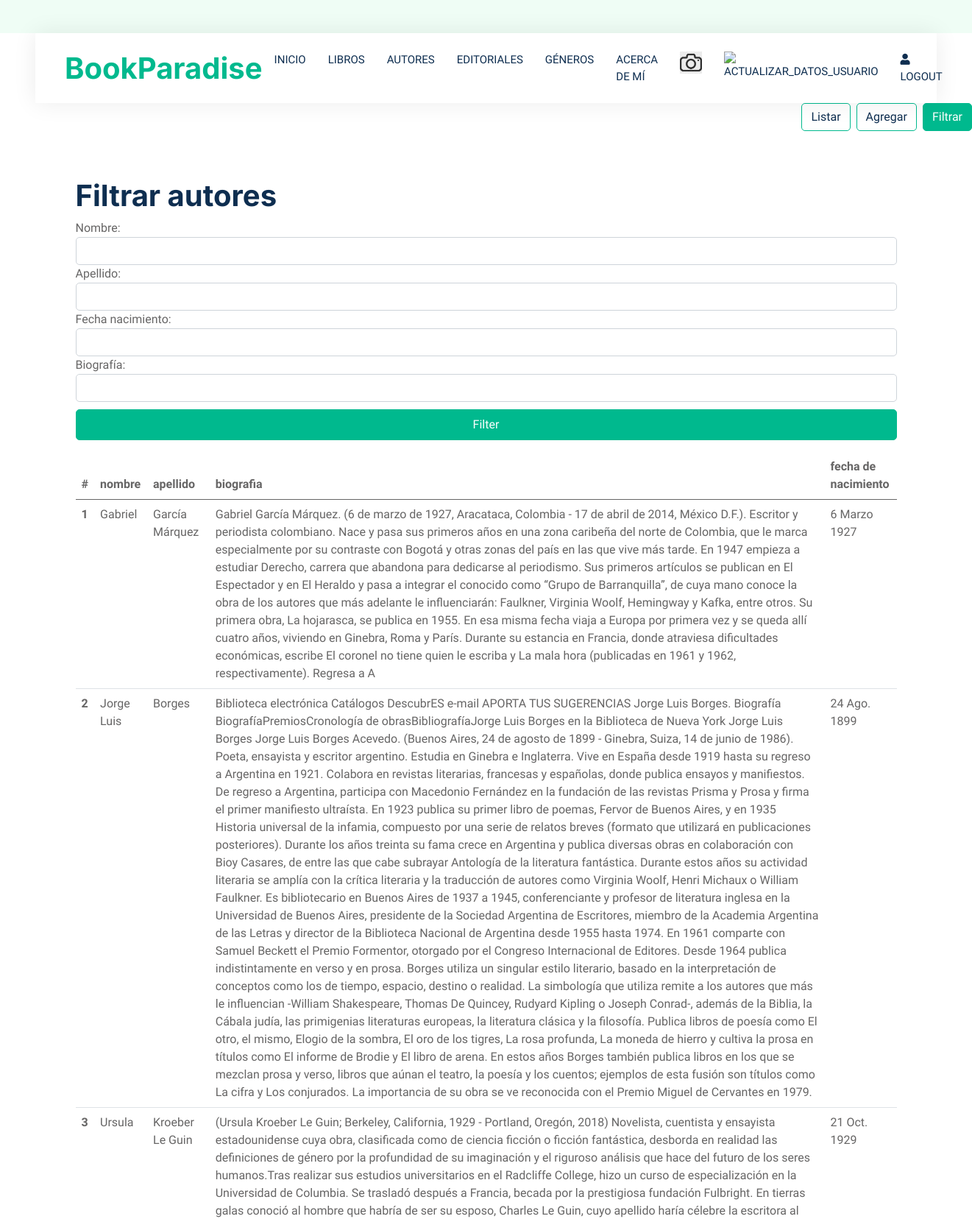
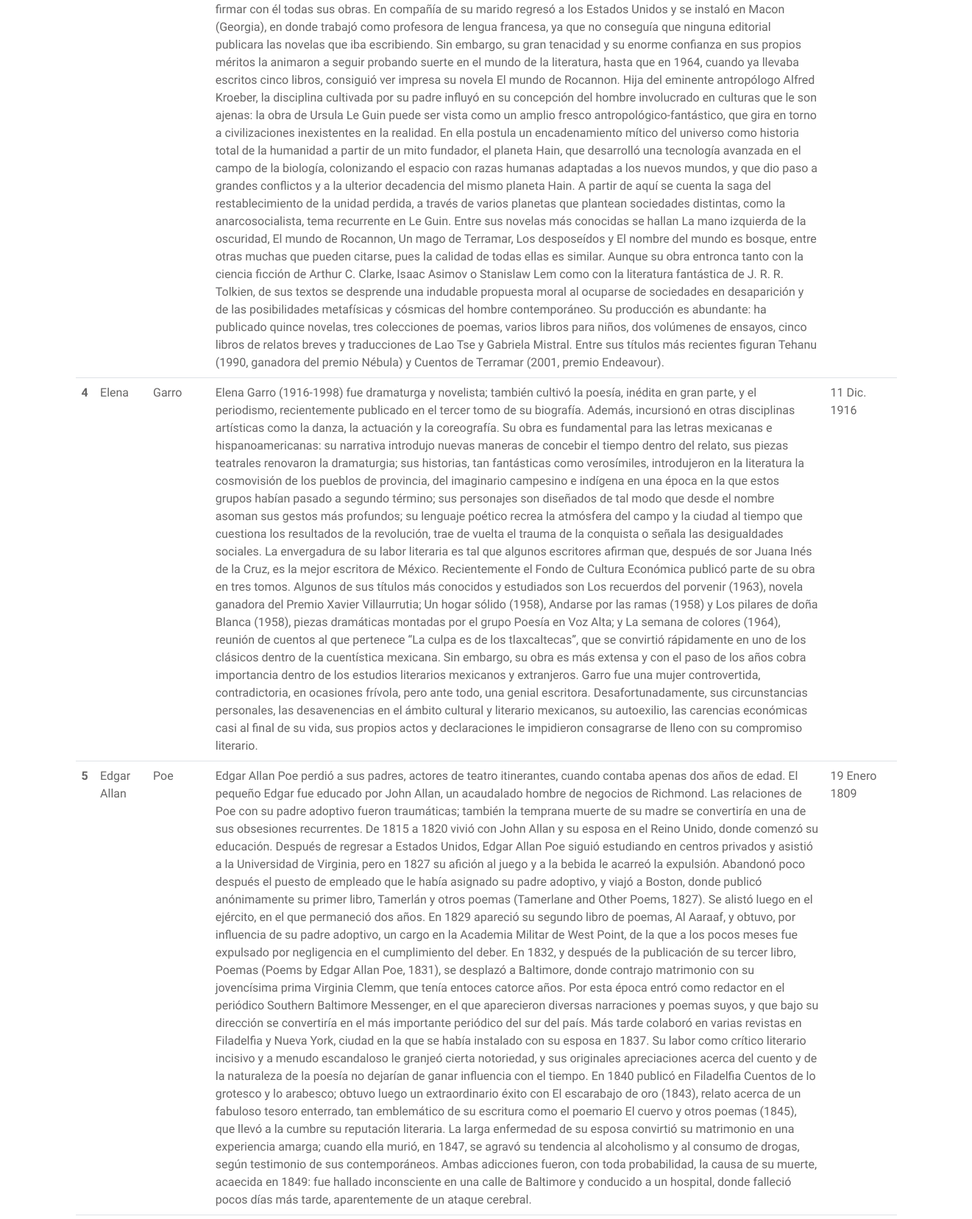
Page /autor/autores_filtrar (signed in, upper part) on the committed database (2 pictures, top to bottom).
### libros_app/models.py (models this page shows, shortened)
class Autor(models.Model):
    nombre = models.CharField(verbose_name="Nombre", max_length=50)
    Apellido = models.CharField(verbose_name="Apellido", max_length=50)
    foto = models.ImageField(
        upload_to="autores", null=True, blank=True, verbose_name="Autor")
    fecha_nacimiento = models.DateField(default=timezone.now)
    biografia = models.TextField(verbose_name="Biografía")
    created = models.DateTimeField(auto_now_add=True)
    updated = models.DateTimeField(auto_now=True)
    class Meta:
        verbose_name = "Autor"
        verbose_name_plural = "Autores"

### libros_app/views.py (the view)
class AutoresViewFilter(FilterView):
    model = Autor
    template_name = 'libros_app/autor/autores_filtrar.html'
    paginate_by = 10
    filterset_class = AutorFilter

### libros_app/templates/libros_app/autor/autores_filtrar.html (shortened to what this page needs)
{% extends 'libros_app/base.html' %}
{% block subMenu %}
  <div class="row g-0 gx-5 align-items-end">
    <div class="col text-start text-lg-end animated slideInRight" data-wow-delay="0.1s">
      <ul class="nav nav-pills d-inline-flex justify-content-end mb-5">
        {% if request.user.is_staff %}
          <li class="nav-item me-2">
            <a class="btn btn-outline-primary" href="{% url 'libros_app:autores' %}">Listar</a>
          </li>
          <li class="nav-item me-2">
            <a class="btn btn-outline-primary" href="{% url 'libros_app:autor_agregar' %}">Agregar</a>
          </li>
        {% endif %}
        <li class="nav-item me-0">
          <a class="btn btn-outline-primary active" href="{% url 'libros_app:autores_filtrar' %}">Filtrar</a>
        </li>
      </ul>
    </div>
  </div>
{% endblock %}
{% block content %}
  <div class="container-xxl py-3">
    <div class="container">
      <h1>Filtrar autores</h1>
      <form method="get">
        {% for field in filter.form %}
          {{ field.label_tag }}
          {{ field }}
        {% endfor %}
        <button type="submit" class="btn btn-primary py-2 px-5 me-3" style="width: 100%; margin-top:10px;" style="margin-top: 10px;">Filter</button>
      </form>
    </div>
  </div>
  <div class="container">
    <table class="table">
      <thead>
        <tr>
          <th scope="col">#</th>
          <th scope="col">nombre</th>
          <th scope="col">apellido</th>
          <th scope="col">biografia</th>
          <th scope="col">fecha de nacimiento</th>
        </tr>
      </thead>
      <tbody>
        {% for autor in filter.qs %}
          <tr>
            <th scope="row">{{ forloop.counter }}</th>
            <td>{{ autor.nombre }}</td>
            <td>{{ autor.Apellido }}</td>
            <td>{{ autor.biografia }}</td>
            <td>{{ autor.fecha_nacimiento }}</td>
          </tr>
        {% endfor %}
      </tbody>
    </table>
  </div>
{% endblock %}

### libros_app/static/libros_app/css/style.css (style rules this page uses)
:root { --primary: #00B98E; --secondary: #FF6922; --light: #EFFDF5; --dark: #0E2E50; }
.btn { transition: .5s; }
.btn.btn-primary, .btn.btn-secondary { color: #FFFFFF; }
.nav-pills .nav-item .btn { color: var(--dark); }
.nav-pills .nav-item .btn:hover, .nav-pills .nav-item .btn.active { color: #FFFFFF; }

### rows in the picture
Autor: nombre "Gabriel", Apellido "García Márquez", biografia "Gabriel García Márquez. (6 de marzo de 1927, Aracataca, Colombia - 17 de abril de 2014, México D.F.). Escritor y periodista colombiano. Nace y pasa sus primeros años en una zona caribeña del norte de Colombia, que le marca especialmente por su contraste con Bogotá y otras zonas del país en las que vive más tarde. En 1947 empieza a estudiar Derecho, carrera que abandona para dedicarse al periodismo. Sus primeros artículos se publican en El Espectador y en El Heraldo y pasa a integrar el conocido como “Grupo de Barranquilla”, de cuya mano conoce la obra de los autores que más adelante le influenciarán: Faulkner, Virginia Woolf, Hemingway y Kafka, entre otros. Su primera obra, La hojarasca, se…", fecha_nacimiento "6 Marzo 1927"
Autor: nombre "Jorge Luis", Apellido "Borges", biografia "Biblioteca electrónica Catálogos DescubrES e-mail APORTA TUS SUGERENCIAS Jorge Luis Borges. Biografía BiografíaPremiosCronología de obrasBibliografíaJorge Luis Borges en la Biblioteca de Nueva York Jorge Luis Borges Jorge Luis Borges Acevedo. (Buenos Aires, 24 de agosto de 1899 - Ginebra, Suiza, 14 de junio de 1986). Poeta, ensayista y escritor argentino. Estudia en Ginebra e Inglaterra. Vive en España desde 1919 hasta su regreso a Argentina en 1921. Colabora en revistas literarias, francesas y españolas, donde publica ensayos y manifiestos. De regreso a Argentina, participa con Macedonio Fernández en la fundación de las revistas Prisma y Prosa y firma el primer manifiesto ultraísta. En…", fecha_nacimiento "24 Ago. 1899"
Autor: nombre "Ursula", Apellido "Kroeber Le Guin", biografia "(Ursula Kroeber Le Guin; Berkeley, California, 1929 - Portland, Oregón, 2018) Novelista, cuentista y ensayista estadounidense cuya obra, clasificada como de ciencia ficción o ficción fantástica, desborda en realidad las definiciones de género por la profundidad de su imaginación y el riguroso análisis que hace del futuro de los seres humanos.Tras realizar sus estudios universitarios en el Radcliffe College, hizo un curso de especialización en la Universidad de Columbia. Se trasladó después a Francia, becada por la prestigiosa fundación Fulbright. En tierras galas conoció al hombre que habría de ser su esposo, Charles Le Guin, cuyo apellido haría célebre la escritora al firmar con él todas…", fecha_nacimiento "21 Oct. 1929"
Autor: nombre "Elena", Apellido "Garro", biografia "Elena Garro (1916-1998) fue dramaturga y novelista; también cultivó la poesía, inédita en gran parte, y el periodismo, recientemente publicado en el tercer tomo de su biografía. Además, incursionó en otras disciplinas artísticas como la danza, la actuación y la coreografía. Su obra es fundamental para las letras mexicanas e hispanoamericanas: su narrativa introdujo nuevas maneras de concebir el tiempo dentro del relato, sus piezas teatrales renovaron la dramaturgia; sus historias, tan fantásticas como verosímiles, introdujeron en la literatura la cosmovisión de los pueblos de provincia, del imaginario campesino e indígena en una época en la que estos grupos habían pasado a segundo término;…", fecha_nacimiento "11 Dic. 1916"
Autor: nombre "Edgar Allan", Apellido "Poe", biografia "Edgar Allan Poe perdió a sus padres, actores de teatro itinerantes, cuando contaba apenas dos años de edad. El pequeño Edgar fue educado por John Allan, un acaudalado hombre de negocios de Richmond. Las relaciones de Poe con su padre adoptivo fueron traumáticas; también la temprana muerte de su madre se convertiría en una de sus obsesiones recurrentes. De 1815 a 1820 vivió con John Allan y su esposa en el Reino Unido, donde comenzó su educación. Después de regresar a Estados Unidos, Edgar Allan Poe siguió estudiando en centros privados y asistió a la Universidad de Virginia, pero en 1827 su afición al juego y a la bebida le acarreó la expulsión. Abandonó poco después el puesto de empleado…", fecha_nacimiento "19 Enero 1809"

### other values in the picture
{{ field.label_tag }} "Nombre:" "Apellido:" "Fecha nacimiento:" "Biografía:"
